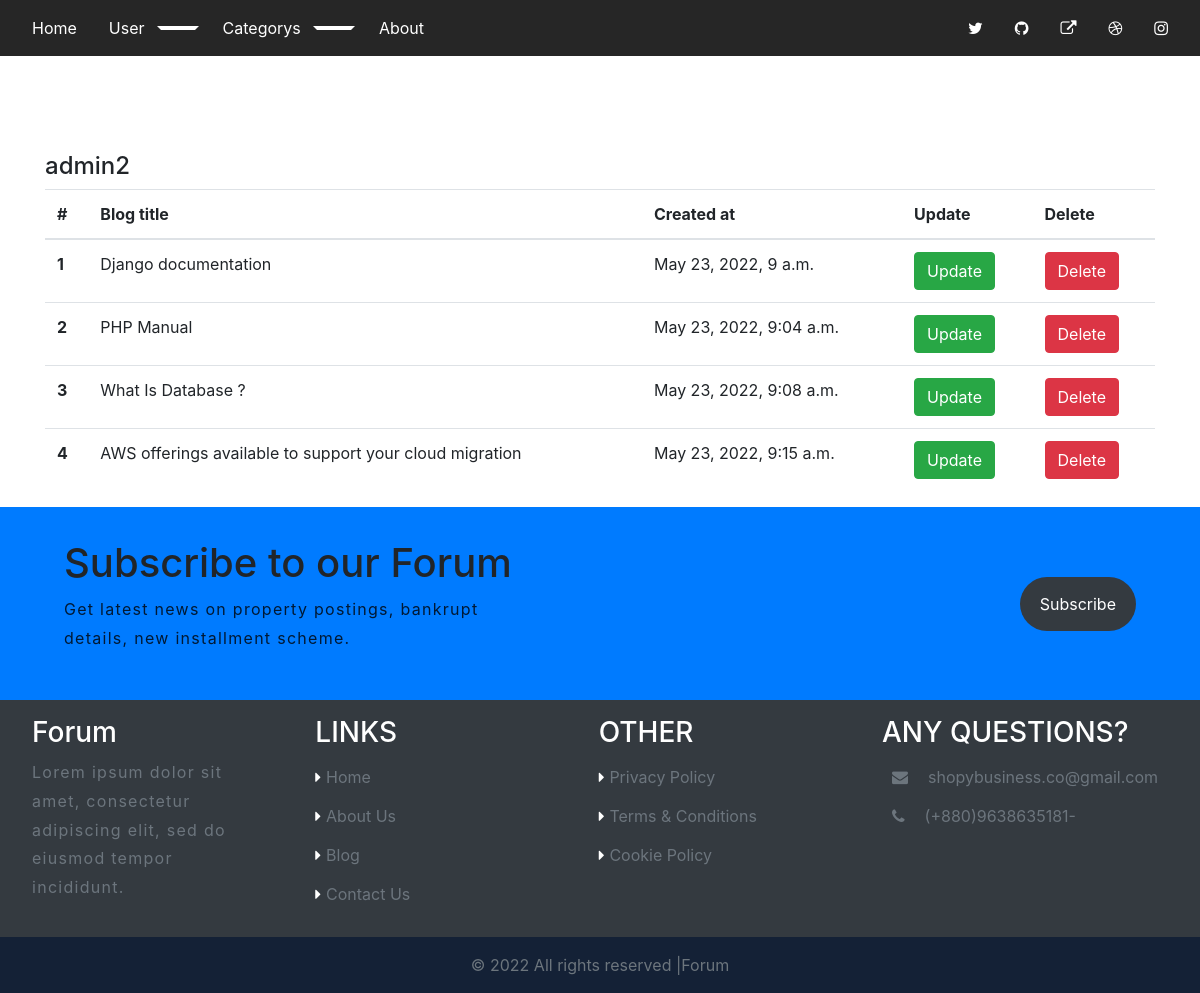
/see-blog/ (signed in), run on an earlier commit of the app's database.
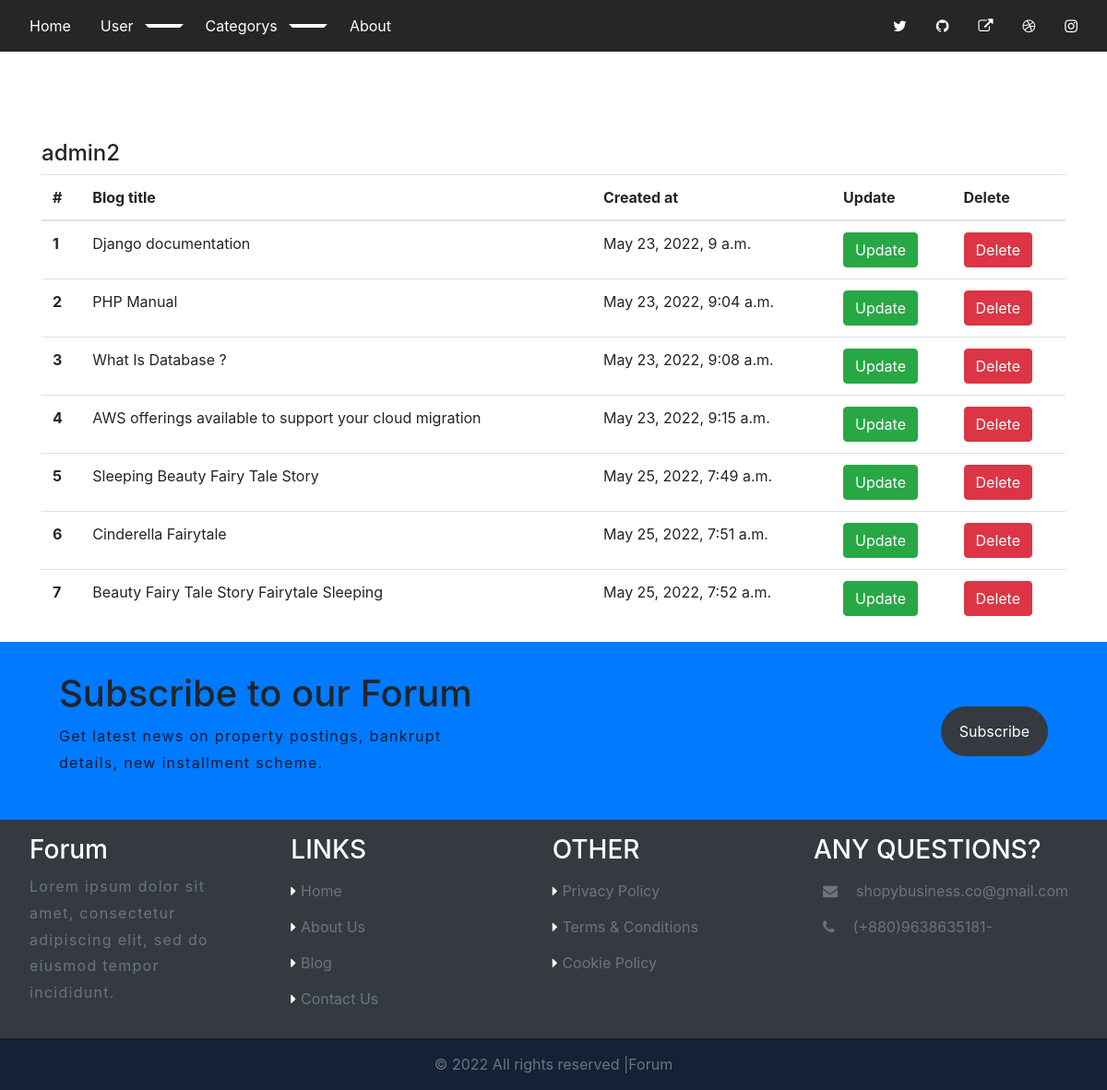
And on a later commit of the database.
### home/models.py (models this page shows, shortened)
class BlogModel(models.Model):
    title = models.CharField(max_length=1000)
    slug = models.SlugField(max_length=1000, unique=True, null=True , blank=True)
    content = FroalaField()
    user = models.ForeignKey(User, blank=True, null=True, on_delete=models.CASCADE)
    image = models.ImageField(upload_to='blog')
    category = models. ForeignKey(Category, on_delete=models.CASCADE, blank=True, null=True,)
    created_at = models.DateTimeField(auto_now_add=True)
    upload_to = models.DateTimeField(auto_now=True)
    def __str__(self):
        return self.title
    class Meta:
        verbose_name_plural= 'All Blogs'

### home/views.py (the view)
# urls.py: path('see-blog/' , views.see_blog, name="see_blog"),
@login_required(login_url='login')
def see_blog(request):
    context = {}
    try:
        blog_object = BlogModel.objects.filter(user = request.user)
        context['blog_object'] =  blog_object
    except Exception as e:
        print(e)
    print(context)
    return render(request , 'blog/see_blog.html' ,context)

### home/templates/blog/see_blog.html (shortened to what this page needs)
{% extends "blog/base.html" %}
{% block content %}
<link rel="stylesheet" href="https://cdn.jsdelivr.net/npm/bootstrap@4.6.1/dist/css/bootstrap.min.css">
<section class="mt-5 pt-5">
  <div class="container">
    <h4 class="user-tag" style="display:inline-block;" > {{user.username}}</h4>
      <table class="table">
      <thead>
        <tr>
          <th scope="col">#</th>
          <th scope="col">Blog title</th>
          <th scope="col">Created at</th>
          <th scope="col">Update</th>
          <th scope="col">Delete</th>
        </tr>
      </thead>
      <tbody>
          {% for blog in blog_object %}
        <tr>
          <th scope="row">{{forloop.counter}}</th>
          <td>{{blog.title}}</td>
          <td>{{blog.created_at}}</td>
          <td>
              <a href="{%  url 'blog_update' blog.slug %}" class="btn btn-success">Update</a>
         </td>
          <td><a href="{% url 'blog_delete' blog.id %}" class="btn btn-danger">Delete</a></td>
        </tr>
        {% endfor %}
        </tbody>
        </table>
  </div>
</section>
{% endblock %}

What changed in the data, as far as the page shows it:
added BlogModel: title "Sleeping Beauty Fairy Tale Story", created_at "May 25, 2022, 7:49 a.m."
added BlogModel: title "Cinderella Fairytale", created_at "May 25, 2022, 7:51 a.m."
added BlogModel: title "Beauty Fairy Tale Story Fairytale Sleeping", created_at "May 25, 2022, 7:52 a.m."
